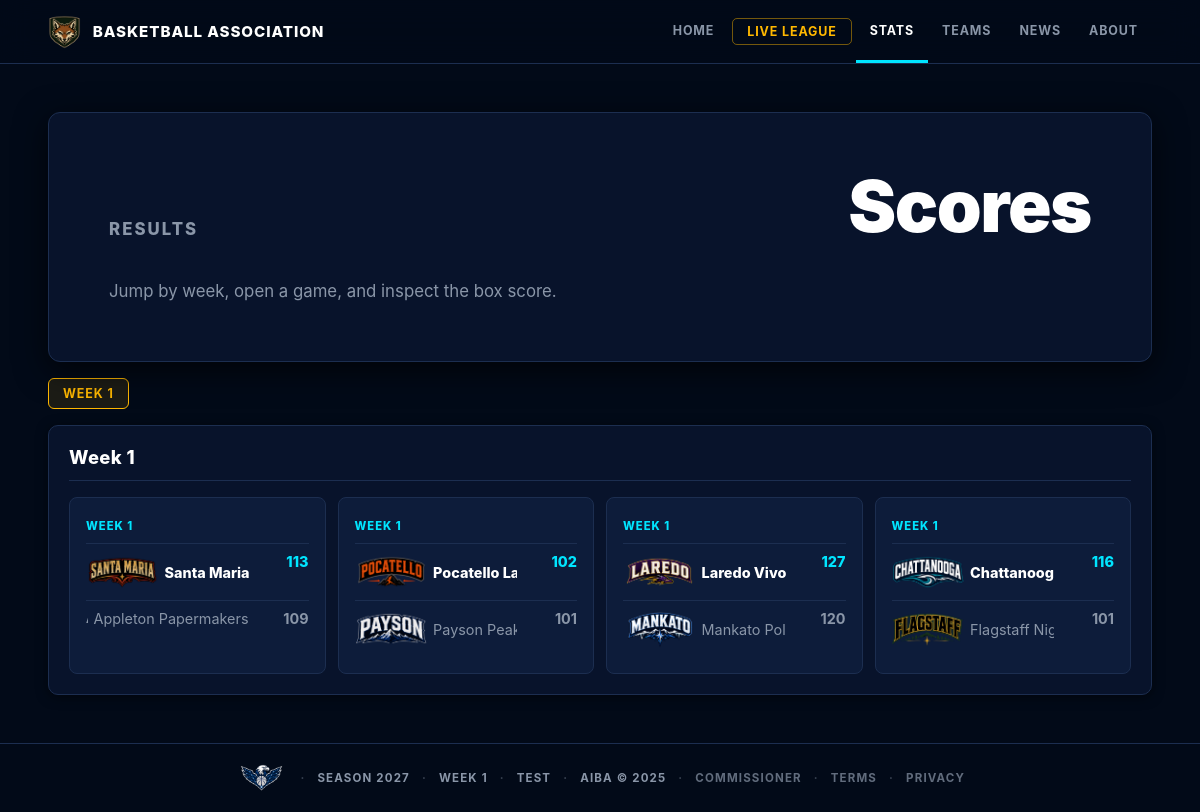
Before: /scores with the older database file.
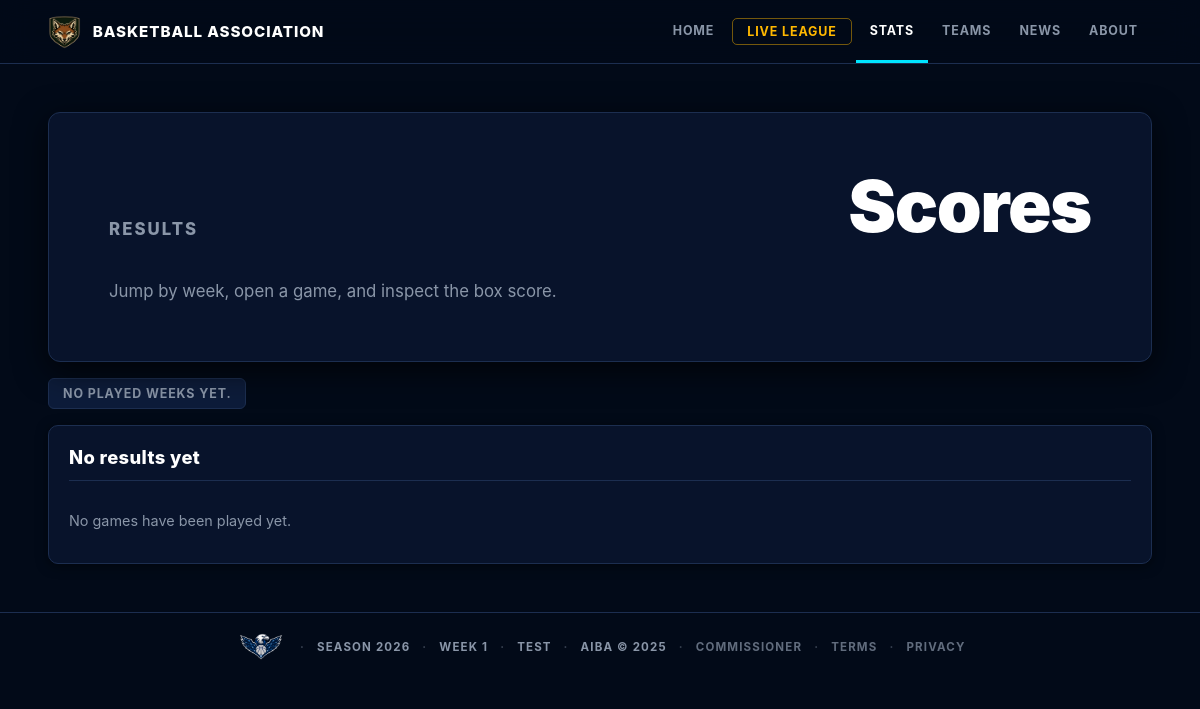
After: the same page with the newer database file.
### tables this page shows
CREATE TABLE games (
            id           INTEGER PRIMARY KEY,
            home_team_id INTEGER NOT NULL REFERENCES teams(id),
            away_team_id INTEGER NOT NULL REFERENCES teams(id),
            week         INTEGER NOT NULL,
            season_year  INTEGER NOT NULL,
            home_score   INTEGER,
            away_score   INTEGER,
            played       INTEGER DEFAULT 0
        , q1_home INTEGER, q2_home INTEGER, q3_home INTEGER, q4_home INTEGER, q1_away INTEGER, q2_away INTEGER, q3_away INTEGER, q4_away INTEGER, mvp_player_id INTEGER, playoff_series_id INTEGER, possessions INTEGER);

CREATE TABLE league_state (
            id           INTEGER PRIMARY KEY,
            current_week INTEGER DEFAULT 1,
            season_year  INTEGER DEFAULT 2026,
            mode         TEXT DEFAULT 'test',
            official_started INTEGER DEFAULT 0,
            offseason_stage TEXT,
            offseason_from_season INTEGER,
            last_updated TEXT
        , phase TEXT DEFAULT 'regular_season');

### web_app.py (the view)
@app.route("/scores")
@app.route("/scores/week/<int:week>")
def scores(week=None):
    def load(conn):
        state = q.get_state(conn)
        if not state:
            return None
        selected_week, games = q.games_for_week(conn, state["season_year"], week=week)
        return {
            "state": state,
            "selected_week": selected_week,
            "played_weeks": q.get_played_weeks(conn, state["season_year"]),
            "games": games,
        }
    data = with_conn(load)
    if not data:
        return render_no_league()
    return render_template("scores.html", **data, active="scores")

### league/database.py (called while the page is built)
def get_connection():
    url = os.environ.get("DATABASE_URL")
    if url:
        import psycopg2
        from urllib.parse import urlparse, unquote
        url = url.strip()
        p = urlparse(url)
        pg = psycopg2.connect(
            host=p.hostname,
            port=p.port or 5432,
            dbname=p.path.lstrip("/"),
            user=p.username,
            password=unquote(p.password, encoding="latin-1") if p.password else None,
        )
        pg.autocommit = False
        return _PGConn(pg)
    else:
        conn = sqlite3.connect(DB_PATH)
        conn.row_factory = sqlite3.Row
        conn.execute("PRAGMA foreign_keys = ON")
        return conn

### league/web_queries.py (called while the page is built)
def dicts(rows):
    return [dict(row) for row in rows]

def one(row):
    return dict(row) if row else None

def get_state(conn):
    return one(conn.execute("SELECT * FROM league_state WHERE id = 1").fetchone())

def get_site_chrome(conn):
    return {
        "state": get_state(conn),
        "teams": dicts(conn.execute(
            "SELECT id, city, name, abbreviation FROM teams ORDER BY city"
        ).fetchall()),
    }

### templates/scores.html (shortened to what this page needs)
{% extends "base.html" %}
{% from "partials.html" import game_card %}
{% block content %}
<section class="page-hero compact">
  <p class="eyebrow">Results</p>
  <h1>Scores</h1>
  <p>Jump by week, open a game, and inspect the box score.</p>
</section>
<section class="filters">
  {% for week in played_weeks %}
    <a class="{{ 'active' if selected_week == week else '' }}" href="{{ url_for('scores', week=week) }}">Week {{ week }}</a>
  {% else %}
    <span>No played weeks yet.</span>
  {% endfor %}
</section>
<section class="panel full">
  <div class="section-head">
    <h2>{{ "Week " ~ selected_week if selected_week else "No results yet" }}</h2>
  </div>
  <div class="score-grid">
    {% for game in games %}
      {{ game_card(game) }}
    {% else %}
      <p class="empty">No games have been played yet.</p>
    {% endfor %}
  </div>
</section>
{% endblock %}

### templates/base.html (shortened to what this page needs)
<!doctype html>
<html lang="en">
<head>
  <link rel="stylesheet" href="{{ url_for('static', filename='site.css') }}">
</head>
<body>
  <header class="site-header">
    <a class="brand" href="{{ url_for('home') }}">
      <img src="{{ url_for('static', filename='images/league/primary.png') }}"
           alt="AIBA"
           class="brand-logo"
           onerror="this.style.display='none';this.nextElementSibling.style.display='inline-flex'">
      <span class="brand-copy">Basketball Association</span>
    </a>
    <nav class="nav" aria-label="Primary">
      <a class="{{ 'active' if active == 'home' else '' }}" href="{{ url_for('home') }}">Home</a>
      <a class="nav-cta {{ 'active' if active == 'live_league' else '' }}" href="{{ url_for('live_league') }}">Live League</a>
      <div class="nav-group">
        <a class="{{ 'active' if active in ('standings','scores','leaders') else '' }}" href="{{ url_for('standings') }}">Stats</a>
      </div>
      <div class="nav-group">
        <a class="{{ 'active' if active in ('teams','players') else '' }}" href="{{ url_for('teams') }}">Teams</a>
      </div>
      <a class="{{ 'active' if active == 'news' else '' }}" href="{{ url_for('news') }}">News</a>
      <div class="nav-group">
        <a class="{{ 'active' if active in ('about','contact') else '' }}" href="{{ url_for('about') }}">About</a>
      </div>
    </nav>
  </header>
  <main>
    {% block content %}{% endblock %}
  </main>
  <footer class="footer">
    <img src="{{ url_for('static', filename='images/league/secondary.png') }}"
         alt="AIBA"
         class="logo-league-secondary"
         onerror="this.style.display='none'">
    <span>Season {{ state.season_year if state else "—" }}</span>
    <span>Week {{ state.current_week if state else "—" }}</span>
    <span>{{ state.mode|upper if state else "NO LEAGUE" }}</span>
    <span>AIBA &copy; 2025</span>
    <span><a href="{{ url_for('commissioner') }}" style="color:inherit;opacity:0.7;">Commissioner</a></span>
    <span><a href="{{ url_for('terms') }}" style="color:inherit;opacity:0.7;">Terms</a></span>
    <span><a href="{{ url_for('privacy') }}" style="color:inherit;opacity:0.7;">Privacy</a></span>
  </footer>
</body>
</html>

### templates/partials.html (shortened to what this page needs)
{% macro team_logo(abbr, type, css_class='') %}{% if abbr %}<img src="/static/images/teams/{{ abbr }}/{{ type }}.png" alt="{{ abbr }}" class="{{ css_class }}" onerror="this.style.display='none';this.nextElementSibling.style.display='inline'"><span style="display:none;font-size:0.75rem;font-weight:800;letter-spacing:0.06em;">{{ abbr }}</span>{% endif %}{% endmacro %}
{% macro game_card(game) %}
  <article class="score-card">
    <a class="score-week" href="{{ url_for('game_page', game_id=game.id) }}">Week {{ game.week }}</a>
    <div class="score-row {{ 'winner' if game.home_score and game.home_score > game.away_score else '' }}">
      <span class="score-team">
        {{ team_logo(game.home_abbr, 'citymark', 'logo-citymark') }}
        {{ game.home_name }}
      </span>
      <strong>{{ game.home_score if game.played or game.home_score is not none else "-" }}</strong>
    </div>
    <div class="score-row {{ 'winner' if game.away_score and game.away_score > game.home_score else '' }}">
      <span class="score-team">
        {{ team_logo(game.away_abbr, 'citymark', 'logo-citymark') }}
        {{ game.away_name }}
      </span>
      <strong>{{ game.away_score if game.played or game.away_score is not none else "-" }}</strong>
    </div>
  </article>
{% endmacro %}

Changed rows visible on the page:
removed games: week "1", shows a picture, home_name "Santa Ma…", played+home_score "113", away_name "Appleton Papermakers", played+away_score "109"
removed games: week "1", shows a picture, home_name "Pocatello…", played+home_score "102", away_name "Payson Pe…", played+away_score "101"
removed games: week "1", shows a picture, home_name "Laredo Vi…", played+home_score "127", away_name "Mankato P…", played+away_score "120"
removed games: week "1", shows a picture, home_name "Chattano…", played+home_score "116", away_name "Flagstaff…", played+away_score "101"
changed league_state "TEST": season_year "2027" → "2026"
Other visible differences:
{{ "Week " ~ selected_week if selected_week else "No results yet" }}: "Week 1" → "No results yet"
text now shown: "NO PLAYED WEEKS YET. No games have been played yet."
list line gone: "WEEK 1"
